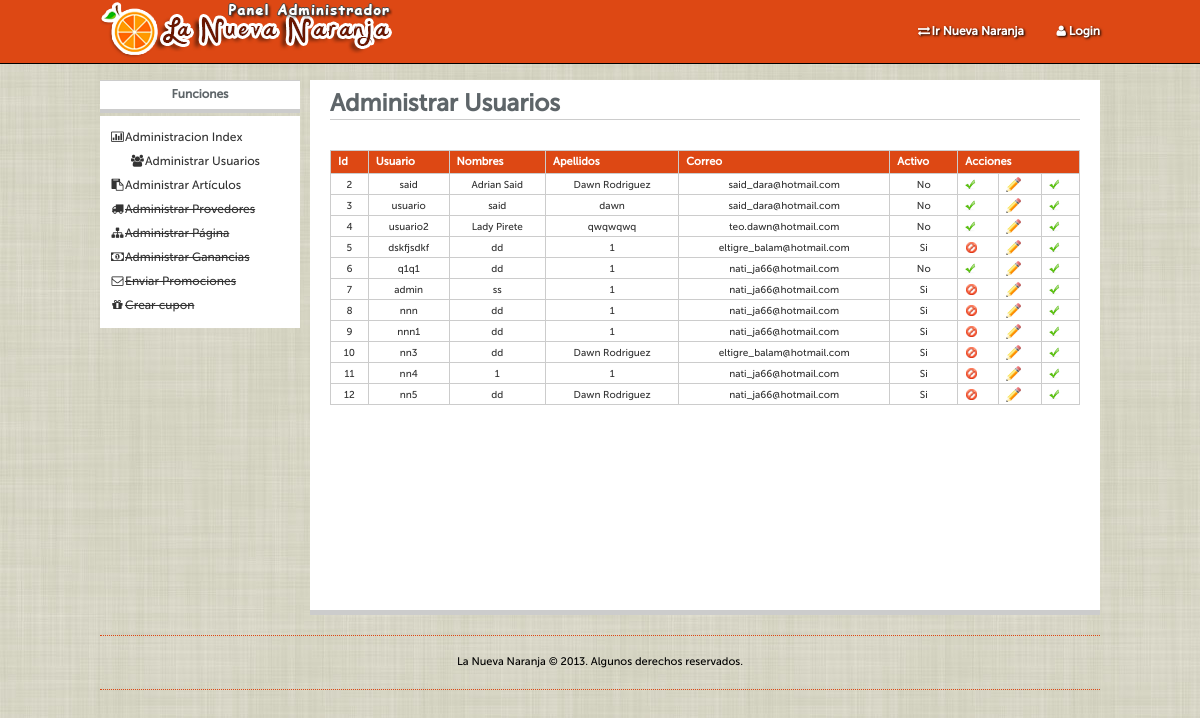
Page /admin_users.php on the earlier database version.
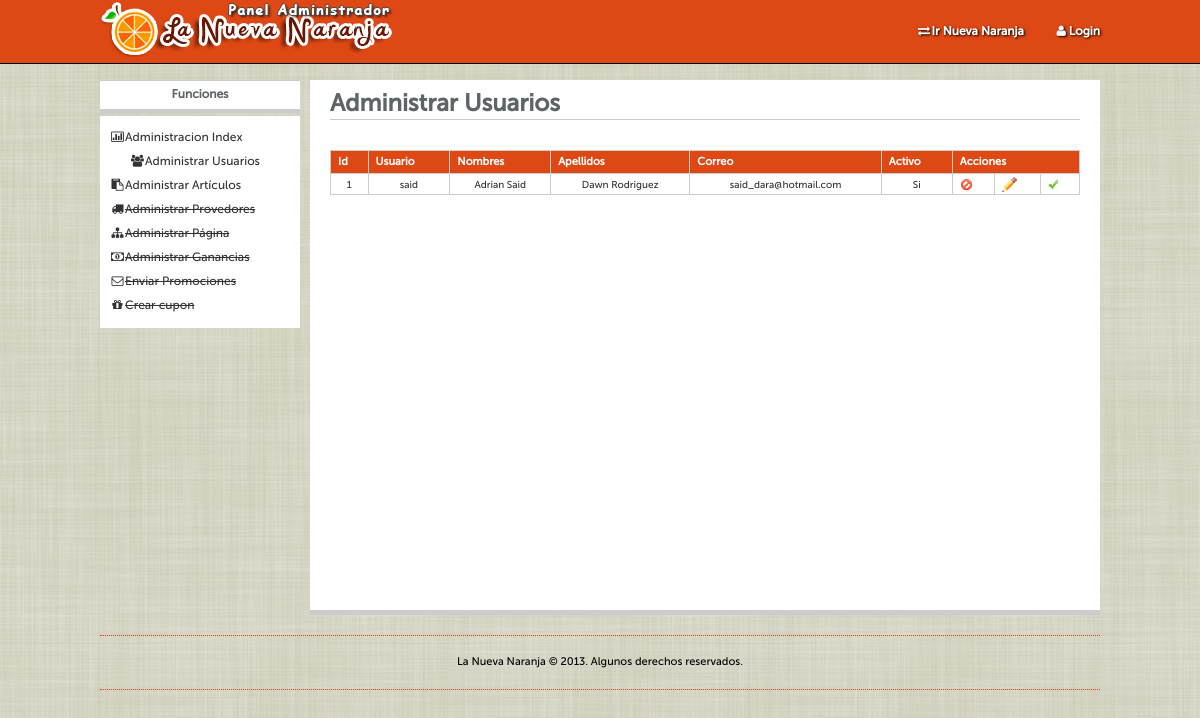
Same page on the later database version.
### tables this page shows
CREATE TABLE IF NOT EXISTS `tbl_user` (
  `id` int(10) unsigned NOT NULL AUTO_INCREMENT,
  `role_id` int(10) unsigned NOT NULL,
  `user` varchar(20) NOT NULL,
  `password` varchar(35) NOT NULL,
  `name` varchar(45) NOT NULL,
  `last_name` varchar(45) NOT NULL,
  `email` varchar(45) NOT NULL,
  `town` varchar(45) NOT NULL,
  `address` varchar(45) NOT NULL,
  `telephone_number` varchar(10) NOT NULL,
  `active` tinyint(1) NOT NULL,
  PRIMARY KEY (`id`),
  KEY `fk_tbl_user_tbl_role_idx` (`role_id`)
);

### PHP/lib.php (called while the page is built, shortened)
<?php
function connnectToBD()
{
	$database = 'theneworange';
	$successful_seleccion = mysql_select_db($database);
}
?>

### PHP/user/SQL/user.php (called while the page is built, shortened)
<?php
function getAllUsers()
{
	$sql_sentence = "SELECT * FROM tbl_user ";
	$result = mysql_query($sql_sentence);
	return $result;
}
?>

### PHP/user/manager.php (the view, shortened to what this page needs)
<?php
function getUsers(){
include_once('SQL/user.php');
$content = "";
$result = getAllUsers();
$no_rows_result = 0;
if(mysql_num_rows($result) > $no_rows_result )
{
	while($user = mysql_fetch_array($result))
	{
		$id = $user['id'];
		$content .= "<tr>";
		$content .= "<td align=\"center\">".$user['id']."</td>";
		$content .= "<td align=\"center\">".$user['user']."</td>";
		$content .= "<td align=\"center\">".$user['name']."</td>";
		$content .= "<td align=\"center\">".$user['last_name']."</td>";
		$content .= "<td align=\"center\">".$user['email']."</td>";
		if($user['active']==1)
		{
		$value = 'Si';
		$image= 'deactive.png';
		$text_confirm = 'Desactivar';
		$url_action = 'logic_delete_user';
		}else{
		$value = 'No';
		$image= 'active.png';
		$text_confirm = 'Activar';
		$url_action = 'active';
		}
		$content .= "<td align=\"center\">".$value."</td>";
		$content .= "<td><a href=\"PHP/user/".$url_action.".php?id=$id\" onclick=\"return confirm('¿".$text_confirm." usuario?')\">";
		$content .=	"<img src=\"Imagenes/$image\" border=\"0\" /></a></td>";
		$content .= "<td><a href=\"form_user.php?id=$id\">";
		$content .=	"<img src=\"Imagenes/pencil.png\" border=\"0\" /></a></td>";
		$content .= "<td><a href=\"PHP/user/".$url_action.".php?id=$id\" onclick=\"return confirm('¿".$text_confirm." usuario?')\">";
		$content .=	"<img src=\"Imagenes/active.png\" border=\"0\" ></a></td>";
		$content .= "</tr>";
	}
}
else
{
$content .="<tr>";
$content .="<td>No existen usuarios</td>";
$content .="</tr>";
}
return $content ;
}
?>

### admin_users.php (shortened to what this page needs)
<!DOCTYPE html PUBLIC "-//W3C//DTD XHTML 1.0 Transitional//EN" "http://www.w3.org/TR/xhtml1/DTD/xhtml1-transitional.dtd">
<?php
include_once('PHP/lib.php');
include_once('PHP/user/manager.php');
?>
<html lang="en">
<head>
	<link rel="stylesheet" type="text/css" href="css/estilo.css"/>
	<link rel="stylesheet" href="css/css/font-awesome.css">
</head>
<body>
	<div id="page_wrapper">
		<div id="header_admin">
			<div class="container">
			<a href="index.php"><img alt="Rescue" class="retina_logo" id="logo" src="imagenes/logo_admin.png" /></a></div>
			<div class="container">
				<nav>
					<ul>
						<li><a href="index.php"><i class="icon-exchange"></i>Ir Nueva Naranja</a></li>
						<?php if (empty($_SESSION["usuario"])) { ?>
						<li><a href="login.php"><i class="icon-user"></i>Login</a></li>
						<?php } ?>
					</ul>
				</nav>
			</div>
		</div>
		<section class="container">
			<div id="side_left">
				<div class="widget">
				<div class="head_menu">Funciones</div>
				<div class="body_admin">
					<ul>
						<li><a href="admin_panel.php"><i class="icon-bar-chart"></i>Administracion Index</a></li>
						<li class="selected"><i class="icon-group"></i>Administrar Usuarios</li>
						<li><a href="admin_items.php"><i class="icon-paste"></i>Administrar Artículos</a></li>
						<li><i class="icon-truck"></i><s>Administrar Provedores</s></li>
						<li><i class="icon-sitemap"></i><s>Administrar Página</s></li>
						<li><i class="icon-money"></i><s>Administrar Ganancias</s></li>
						<li><i class="icon-envelope"></i><s>Enviar Promociones</s></li>
						<li><i class="icon-gift"></i><s>Crear cupon</s></li>
					</ul>
				</div>
				</div>
			</div>
			<div id="main_container">
			<h2>Administrar Usuarios</h2>
	<table id="customers" >
<tr>
  <th>Id</th>
  <th>Usuario</th>
  <th>Nombres</th>
  <th>Apellidos</th>
  <th>Correo</th>
  <th>Activo</th>
  <th colspan="3" align="center">Acciones</th>
</tr>
<?php
echo getUsers();
?>
</table>
			</div>
		</section>
		<footer class="container">
			<p>La Nueva Naranja &copy; 2013. Algunos derechos reservados.</p>
		</footer>
	</div>
</body>
</html>

### CSS/estilo.css (style rules this page uses)
body { background: url('../imagenes/fondo_b.jpg'); font-family: 'MuseoSans-500', Georgia, Palatino; color:#333; }
.container { width: 1000px; margin: 0 auto; }
* { margin: 0; padding: 0; }
.retina_logo { width:294px; height:63px; float:left; position: relative; border: 0px; }
#header_admin { width: 100%; left: 0; top: 0; position: fixed; border-bottom: 1px solid black; z-index: 99; background: #dd4814; height: 63px; }
#header_admin nav { position: relative; }
#header_admin nav ul { list-style: none; float: right; padding: 22px 0px 0px 0px; }
#header_admin nav ul li { float: left; margin-left: 30px; position: relative; }
#header_admin nav ul li a { color: #fff; text-shadow: black 0.1em 0.1em 0.2em; font-size: 14px; text-decoration: none; font-size: 12px; font-weight: bold; }
section #side_left { float: left; width: 200px; text-align: right; padding-right: 10px; }
section #side_left .head_menu { text-align: center; padding-right: 10px; background: #FFF; color: #5E6569; padding: 7px 0 7px 0; margin-bottom: 3px; font-weight: bold; border-top: 1px solid #ccc; border-bottom: 4px solid #ccc; font-size: 12px; }
section #side_left .widget { margin-bottom: 20px; }
section #side_left .body_admin { background-color: white; text-align: left; padding: 10px 10px 10px 10px; font-size: 12px; line-height: 2em; }
section #side_left .body_admin ul, a { text-decoration: none; list-style: none; }
section #side_left .body_admin a { color: #333; font-size: 12px; }
section #side_left .body_admin li.selected { margin-left: 20px; }
section #main_container { float: right; width: 750px; padding: 10px 20px 20px 20px; position: relative; text-align: justify; background-color: white; min-height: 500px; border-bottom: 5px solid #ccc; }
footer { clear: both; padding-top: 20px; padding-bottom: 20px; text-align: center; border-bottom: 1px dotted #dd4814; border-top: 1px dotted #dd4814; }
footer p { color: #000; font-size: 11px; padding: 4px 8px 4px 8px; display: inline; -webkit-border-radius: 4px; -moz-border-radius: 4px; border-radius: 4px; }
h2 { margin-bottom: 30px; border-bottom: 1px solid #ccc; color: #5E6569; }
#customers { font-size: 10px; width:100%; border-collapse:collapse; }
#customers td, #customers th { font-size:1em; border:1px solid #ccc; padding:3px 7px 2px 7px; }
#customers th { font-size:1.1em; text-align:left; padding-top:5px; padding-bottom:4px; background-color:#dd4814; color:#ffffff; }

Differences in the rows shown:
removed tbl_user: id "2", user "said", name "Adrian Said", last_name "Dawn Rodriguez", email "said_dara@hotmail.com", active "No"
removed tbl_user: id "3", user "usuario", name "said", last_name "dawn", email "said_dara@hotmail.com", active "No"
removed tbl_user: id "4", user "usuario2", name "Lady Pirete", last_name "qwqwqwq", email "teo.dawn@hotmail.com", active "No"
removed tbl_user: id "5", user "dskfjsdkf", name "dd", last_name "1", email "eltigre_balam@hotmail.com", active "Si"
removed tbl_user: id "6", user "q1q1", name "dd", last_name "1", email "nati_ja66@hotmail.com", active "No"
removed tbl_user: id "7", user "admin", name "ss", last_name "1", email "nati_ja66@hotmail.com", active "Si"
removed tbl_user: id "8", user "nnn", name "dd", last_name "1", email "nati_ja66@hotmail.com", active "Si"
removed tbl_user: id "9", user "nnn1", name "dd", last_name "1", email "nati_ja66@hotmail.com", active "Si"
removed tbl_user: id "10", user "nn3", name "dd", last_name "Dawn Rodriguez", email "eltigre_balam@hotmail.com", active "Si"
removed tbl_user: id "11", user "nn4", name "1", last_name "1", email "nati_ja66@hotmail.com", active "Si"
removed tbl_user: id "12", user "nn5", name "dd", last_name "Dawn Rodriguez", email "nati_ja66@hotmail.com", active "Si"
added tbl_user: id "1", user "said", name "Adrian Said", last_name "Dawn Rodriguez", email "said_dara@hotmail.com", active "Si"
